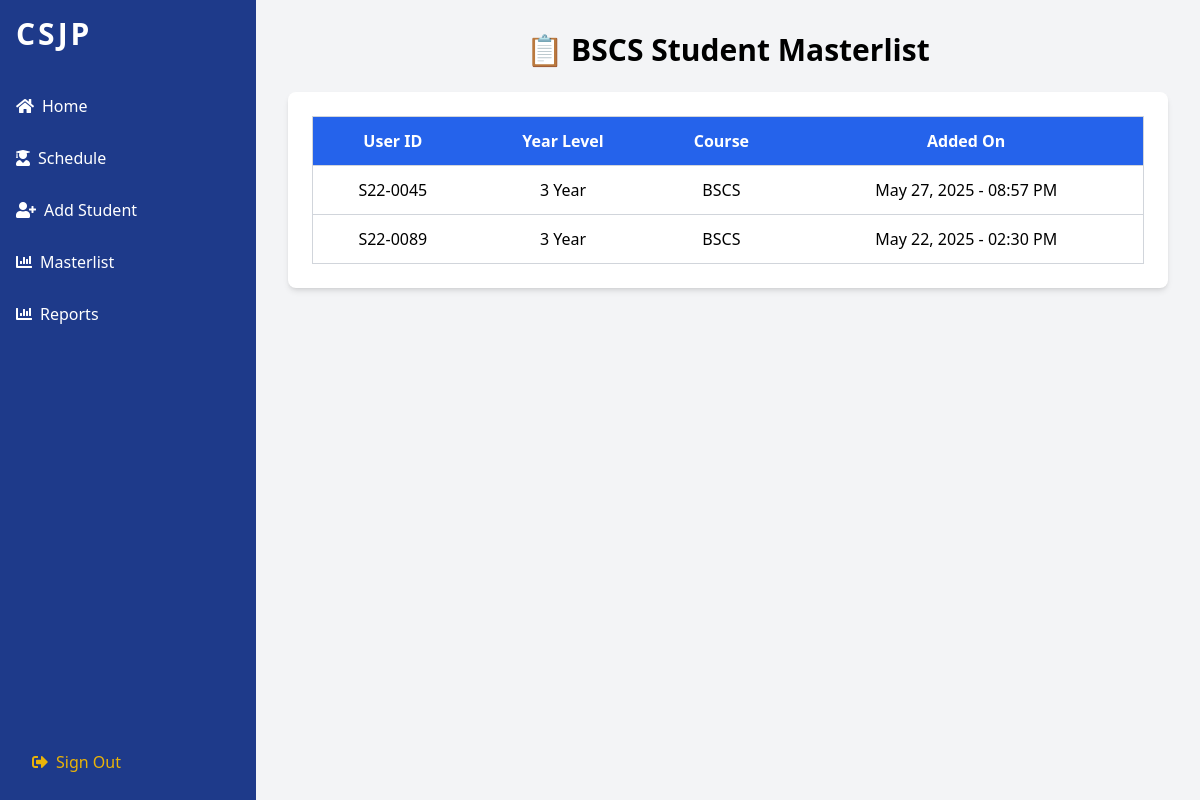
The app's page /TeacherBSCSMasterlist.php with its own data.
### tables this page shows
CREATE TABLE `addstudent` (
  `id` int(11) NOT NULL,
  `user_id` varchar(50) NOT NULL,
  `year_level_id` int(11) NOT NULL,
  `course_id` int(11) NOT NULL,
  `created_at` timestamp NOT NULL DEFAULT current_timestamp()
);

### TeacherBSCSMasterlist.php (the view, shortened to what this page needs)
<?php
include 'db_connection.php';
$sql = "SELECT user_id, year_level_id, created_at FROM addstudent WHERE course_id = 1 ORDER BY created_at DESC";
$result = $conn->query($sql);
?>
<!DOCTYPE html>
<html>
<head>
    <script src="https://cdn.tailwindcss.com"></script>
    <link href="https://cdnjs.cloudflare.com/ajax/libs/font-awesome/5.15.3/css/all.min.css" rel="stylesheet"/>
</head>
<body class="bg-gray-100 font-sans leading-normal tracking-normal">
    <div class="flex">
        <div class="w-64 bg-blue-900 h-screen relative">
            <div class="p-4">
                <div class="text-white text-3xl font-bold mb-4 tracking-widest">CSJP</div>
            </div>
            <nav class="text-white">
                <a class="block py-2.5 px-4 hover:bg-blue-700 rounded-md mb-2" href="TeacherBSCSHome.php">
                    <i class="fas fa-home mr-2"></i>Home
                </a>
                <a class="block py-2.5 px-4 hover:bg-blue-700 rounded-md mb-2" href="TeacherBSCSSchedule.php">
                    <i class="fas fa-user-graduate mr-2"></i>Schedule
                </a>
                <a class="block py-2.5 px-4 hover:bg-blue-700 rounded-md mb-2" href="TeacherBSCSAddStudent.php">
                    <i class="fas fa-user-plus mr-2"></i>Add Student
                </a>
                <a class="block py-2.5 px-4 hover:bg-blue-700 rounded-md mb-2" href="TeacherBSCSMasterlist.php">
                    <i class="fas fa-chart-bar mr-2"></i>Masterlist
                </a>
                <a class="block py-2.5 px-4 hover:bg-blue-700 rounded-md mb-2" href="TeacherBSCSReports.php">
                    <i class="fas fa-chart-bar mr-2"></i>Reports
                </a>
            </nav>
            <div class="absolute bottom-0 w-full p-4">
                <a class="block py-2.5 px-4 text-yellow-500 hover:text-yellow-600" href="CSJPlogin.php">
                    <i class="fas fa-sign-out-alt mr-2"></i>Sign Out
                </a>
            </div>
        </div>
        <div class="flex-1 p-8">
            <h1 class="text-3xl font-bold mb-6 text-center">📋 BSCS Student Masterlist</h1>
            <div class="bg-white rounded-lg shadow-md p-6">
                <table class="w-full border border-gray-300">
                    <thead>
                        <tr class="bg-blue-600 text-white">
                            <th class="p-3">User ID</th>
                            <th class="p-3">Year Level</th>
                            <th class="p-3">Course</th>
                            <th class="p-3">Added On</th>
                        </tr>
                    </thead>
                    <tbody>
                        <?php while ($row = $result->fetch_assoc()): ?>
                        <tr class="text-center border-t border-gray-300">
                            <td class="p-3"><?php echo htmlspecialchars($row['user_id']); ?></td>
                            <td class="p-3"><?php echo htmlspecialchars($row['year_level_id']); ?> Year</td>
                            <td class="p-3">BSCS</td>
                            <td class="p-3"><?php echo htmlspecialchars(date("F j, Y - h:i A", strtotime($row['created_at']))); ?></td>
                        </tr>
                        <?php endwhile; ?>
                    </tbody>
                </table>
            </div>
        </div>
    </div>
</body>
</html>

### records on screen
addstudent: user "S22-0045", year_level "3", created_at "May 27, 2025 - 08:57 PM"
addstudent: user "S22-0089", year_level "3", created_at "May 22, 2025 - 02:30 PM"
